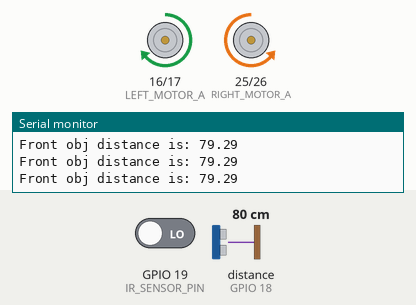
The sketch below on a simulated ESP32. On the bench: motor-driver pin pairs drawn as motors (green arrow = first pin HIGH = forward, orange = second pin HIGH = backward, longer = more drive), the last lines printed to the serial monitor. Wiring (inferred from the names in the program): ultrasonic range finder: trigger GPIO 5; echo GPIO 18. The inputs (shaded band) are chosen by the test bench; at power-on: distance to the obstacle (sensor on GPIO 18) 80 cm, GPIO 19 (IR_SENSOR_PIN) LOW. The echo pulse lasts 58.3 µs per cm.

Above: at 1.2 s.
1.3 s: distance to the obstacle (sensor on GPIO 18) set to 20 cm
2.8 s: distance to the obstacle (sensor on GPIO 18) set to 16 cm
At 3.6 s:
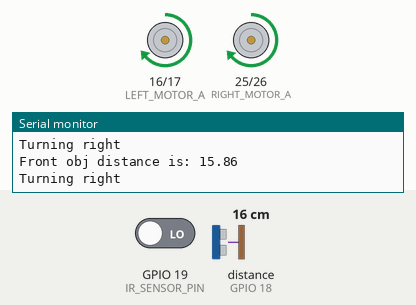
At 4.6 s:
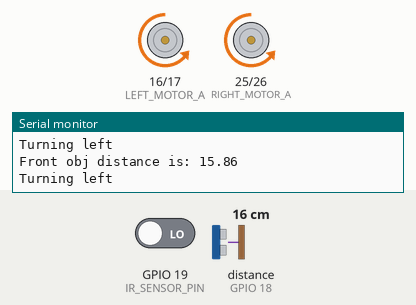
5.8 s: GPIO 19 (IR_SENSOR_PIN) driven HIGH
Timing chart, 0 to 14.8 s (numbered marks = the images above; inputs shaded):
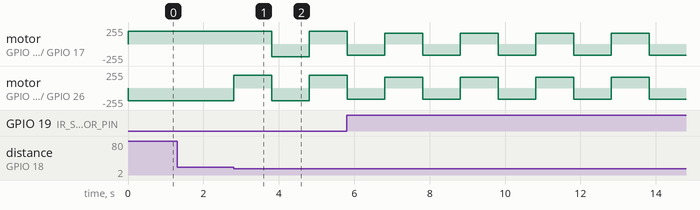

Measured:
- the behaviour switches between 18 and 17 cm on distance to the obstacle (sensor on GPIO 18) (found by bisection; images 0 and 1)
- after the input at 2.8 s, motor on GPIO 16 (LEFT_MOTOR_A) / GPIO 17 (LEFT_MOTOR_B): forward 191/255 → backward 191/255 after 1.0 s, → forward 191/255 1.0 s later; motor on GPIO 25 (RIGHT_MOTOR_A) / GPIO 26 (RIGHT_MOTOR_B): backward 191/255 → forward 191/255 at once, → backward 191/255 1.0 s later, → forward 191/255 1.0 s later

The sketch:

obs_avoindance_logic.ino
```cpp
// Connections:
// ESP 32    Motor driver
// D25       A-1A
// D26       A-1B
// RX2       B-1A
// TX2       B-2A
// GND       GND
// VIN       VCC   (indirectly to external battery)
// GND              external battery ground
// VIN to ext battery

// ESP 32         Ultra Dist Sensor
// VIN            Vcc         (VIN of ESP 32 is it's 5V pin, power source for other components)
// D5             Trig
// D18            Echo pin   Connected to through a voltage divider, actually connected to 1Kohm resistor, other end of resistor connected to D18, and D18 connected to ground through 2Kohm resistor)
// GND            GND

// ESP 32      IR OBJ detector
// 3V3         VCC
// GND         GND
// OUT         D19

// Define Motor Control Pins
const int RIGHT_MOTOR_A = 25; // A-1A
const int RIGHT_MOTOR_B = 26; // A-1B
const int LEFT_MOTOR_A = 16; // B-1A
const int LEFT_MOTOR_B = 17; // B-2A
const int fullSpeed = 255; // full speed at which motors can operate

const float slowSpeed = (0.65)*fullSpeed;  // 25% speed
const float midSpeed = (0.85)*fullSpeed;   // 50% speed
const float fastSpeed = (0.75)*fullSpeed;  // 75% speed
const float turnSpeed = (0.55)*fullSpeed;  // 75% speed

float operatingSpeed;  //present speed of motors
// Calibration factors (adjust between 0.8 and 1.0)
float leftMotorTrim  = 1.00;
float rightMotorTrim = 1.00;

// Define Sensor Pins
const int TRIG_PIN = 5;
const int ECHO_PIN = 18;
float frontDist;   // distance of object from front

// Variables for calculation
long duration;
float distanceCm;

// Define the IR sensor input pin
const int IR_SENSOR_PIN = 19;
bool irObstacle;   // true if obstacle present else false
unsigned long lastActionTime = 0; // tracks the last time any movement command what executed

// --- ESCAPE / TURNING LOGIC VARIABLES ---
bool turningRight = true;              // Preference: turn right first
unsigned long turnStartTime = 0;       // Timestamp when turning started
const unsigned long MAX_TURN_TIME = 1000; // If turning for > 1000ms (1 sec), try turning left


void setup() {

  // Set all motor control pins as outputs
  pinMode(LEFT_MOTOR_A, OUTPUT);
  pinMode(LEFT_MOTOR_B, OUTPUT);
  pinMode(RIGHT_MOTOR_A, OUTPUT);
  pinMode(RIGHT_MOTOR_B, OUTPUT);

  // Ensure everything starts turned off
  stopMotors();

  Serial.begin(115200); // Initialize serial communication and debugging

  pinMode(TRIG_PIN, OUTPUT); // Sets the TrigPin as an Output
  pinMode(ECHO_PIN, INPUT);  // Sets the EchoPin as an Input

  pinMode(IR_SENSOR_PIN, INPUT); // Set GPIO 19 as an INPUT pin

}

void loop() {

  // Need to connect it to Run's code to start running once alarm rings

  //reading for front
  frontDist = readUltrasonicDistance();
  //detecting if object present at back
  irObstacle = (digitalRead(IR_SENSOR_PIN) == LOW); // LOW means object detected

  Serial.print("Front obj distance is: ");
  Serial.println(frontDist);


  // Setting up operating speeds depending on any object behind the clock
  if (irObstacle) {
    // object is detected 4 inch away from clock at the back
    // motor set to forward and at next highest speed
    operatingSpeed = fastSpeed;
  }
  else {
    operatingSpeed = slowSpeed;
  }

  //MOVEMENT DECISON LOGIC decides whether to turn (turn left or right) or whether to move forward
  // CASE 1: if object there in the front and it's within 17.78 cm , i.e., 7 inches

  if (frontDist<=17.78 || frontDist>270){
    // If we JUST started turning on this loop, mark the start time
    if (turnStartTime == 0) {
      turnStartTime = millis();
    }

    // Check if we've been stuck turning in one direction for too long (> 1000ms)
    if (millis() - turnStartTime > MAX_TURN_TIME) {
      turningRight = !turningRight; // Swap direction preference (Right -> Left or Left -> Right)
      turnStartTime = millis();    // Reset timer for the new direction
    }

    // Perform the turn based on current preference
    if (turningRight) {
      Serial.println("Turning right");
      turnRight();
    }
    else {
      Serial.println("Turning left");
      turnLeft();
    }

  }
  // CASE B: Coast is clear ahead!
  else {
    turnStartTime = 0;   // Reset turn timer since path is open
    turningRight = true; // Reset default preference back to right
    moveForward();
  }

  delay(20); // Small 20ms pause for ultrasonic wave dissipation

}

// Function to make distance measurements
float readUltrasonicDistance() {
  //send the ping
  digitalWrite(TRIG_PIN, LOW);
  delayMicroseconds(2);
  digitalWrite(TRIG_PIN, HIGH);
  delayMicroseconds(10);
  digitalWrite(TRIG_PIN, LOW);

  //read for time taken by the signal
  long duration = pulseIn(ECHO_PIN, HIGH);
  //that time into speed of sound
  return (duration * 0.034) / 2.0;
}

// Function for basic forward movement in case of no significant event required (turn left, turn right or speed up)
// Use same function for speed up but set operatingSpeed == midSpeed or fastSpeed (after testing)
void moveForward() {
  analogWrite(LEFT_MOTOR_A, operatingSpeed*leftMotorTrim);
  analogWrite(LEFT_MOTOR_B, 0);
  analogWrite(RIGHT_MOTOR_A, 0);
  analogWrite(RIGHT_MOTOR_B, operatingSpeed*rightMotorTrim);
}

// Function to turn right
void turnRight() {
  analogWrite(LEFT_MOTOR_A, operatingSpeed);
  analogWrite(LEFT_MOTOR_B, 0);
  analogWrite(RIGHT_MOTOR_A, operatingSpeed);
  analogWrite(RIGHT_MOTOR_B, 0);
}

void turnLeft() {
  analogWrite(LEFT_MOTOR_A, 0);
  analogWrite(LEFT_MOTOR_B, operatingSpeed);
  analogWrite(RIGHT_MOTOR_A, 0);
  analogWrite(RIGHT_MOTOR_B, operatingSpeed);
}

// Stop the motors
void stopMotors() {
  analogWrite(LEFT_MOTOR_A, 0);
  analogWrite(LEFT_MOTOR_B, 0);
  analogWrite(RIGHT_MOTOR_A, 0);
  analogWrite(RIGHT_MOTOR_B, 0);
}
```
